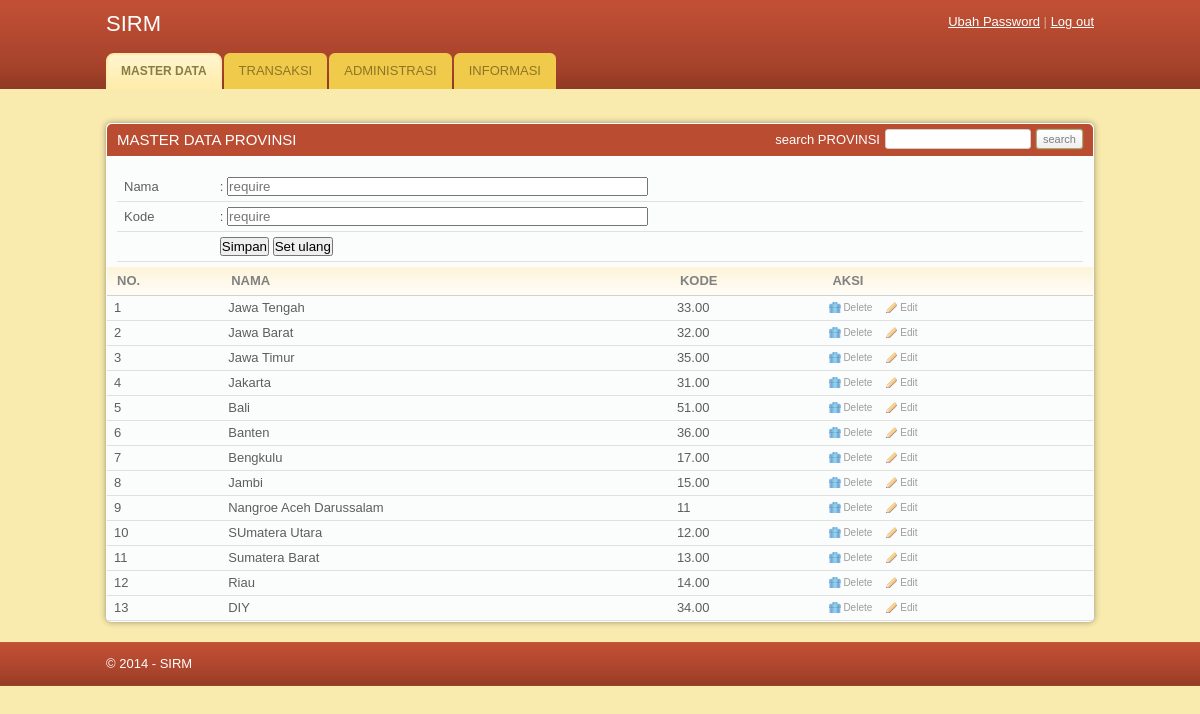
Page /MODUL/Master/tambahprov.php on the committed database.
### tables this page shows
CREATE TABLE IF NOT EXISTS `provinsi` (
  `id_provinsi` int(3) NOT NULL AUTO_INCREMENT,
  `nama_provinsi` varchar(25) NOT NULL,
  `kode_prov` varchar(5) NOT NULL,
  PRIMARY KEY (`id_provinsi`)
);

### MODUL/Master/tambahprov.php (the view, shortened to what this page needs)
<!DOCTYPE html PUBLIC "-//W3C//DTD XHTML 1.0 Transitional//EN" "http://www.w3.org/TR/xhtml1/DTD/xhtml1-transitional.dtd">
<html xmlns="http://www.w3.org/1999/xhtml">
<head>
	<link rel="stylesheet" href="../../css/style.css" type="text/css" media="all" />
</head>
<body>
<div id="header">
	<div class="shell">
		<div id="top">
			<h1><a href="master/index.php">SIRM</a></h1>
			<div id="top-navigation">
				<a href="#">Ubah Password</a>
				<span>|</span>
				<a href="#">Log out</a>
			</div>
		</div>
		<div id="navigation">
			<ul>
			    <li><a href="master.php" class="active"><span>MASTER DATA</span></a></li>
				<li><a href="../../transaksi.php"><span>TRANSAKSI</span></a></li>
			    <li><a href="../../administrasi.php"><span>ADMINISTRASI</span></a></li>
			    <li><a href="../../informasi.php"><span>INFORMASI</span></a></li>
			</ul>
		</div>
	</div>
</div>
<div id="container">
	<div class="shell">
		<br />
		<div id="main">
			<div id="content">
				<div class="box">
					<div class="box-head">
						<h2 class="left">MASTER DATA PROVINSI</h2>
						<div class="right">
							<label>search PROVINSI</label>
							<input type="text" class="field small-field" />
							<input type="submit" class="button" value="search" />
						</div>
					</div>
					<div class="table">
					<form method="post" action="tambahprov.php" class="form">
							<table width="100%" border="0" cellspacing="0" cellpadding="0">
								<tr>
									<td>Nama </td>
									<td colspan="3">: <input type="text" name="nama_provinsi" size="50" placeholder="require"></td>
								</tr>
								<tr>
									<td>Kode</td>
									<td colspan="3">: <input type="text" name="kode_prov" size="50" placeholder="require"></td>
								</tr>
								<tr>
									<td></td>
									<td><input type="submit" name="submit" value="Simpan">
									<input type="reset" name="reset" value="Set ulang"></td>
									<td colspan="2"></td>
								</tr>
							</table>
						</div>
						<div class="table">
						<table width="100%" border="0" cellspacing="0" cellpadding="0">
							<tr>
								<th>NO.</th>
								<th>NAMA</th>
								<th>KODE</th>
								<th>AKSI</th>
							</tr>
							<?php
							$no=0;
							$query = mysql_query("SELECT * FROM provinsi");
							while($data= mysql_fetch_array($query)){
							$no++;
							?>
							<tr>
								<td><?php echo $no;?></td>
								<td><?php echo $data['nama_provinsi'];?></td>
								<td><?php echo $data['kode_prov'];?></td>
								<td><a href="hapusprov.php?id_provinsi=<?=$data['id_provinsi']?>" class="ico del" onclick="return konfirmasi('<?php echo $data['nama_provinsi'];?>')">Delete</a><a href="editprov.php?id_provinsi=<?=$data['id_provinsi']?>" class="ico edit">Edit</a></td>
							</tr>
							<?php }?>
						</table>
					</div>
				</div>
			</div>
		</div>
	</div>
<div id="footer">
	<div class="shell">
		<span class="left">&copy; 2014 - SIRM</span>
	</div>
</div>
</body>
</html>

### css/style.css (style rules this page uses)
* { padding:0; margin:0; outline:0; }
body { background:#f9ebae; font-family: Verdana, sans-serif; font-size:13px; line-height:14px; color:#5e5e5e; }
.field { border:solid 1px #d3cfc7; background:#fff; padding:5px; }
.small-field { border:solid 1px #d3cfc7; background:#fff; padding:3px 1px; font-size:11px; }
.button { background:#eee url(images/button.gif) repeat-x 0 0; border:solid 1px #b1a874; color:#7f7f7f; font-size:11px; padding:2px 6px 2px 6px; cursor:pointer; line-height:14px !important; }
a { color:#ba4c32; text-decoration: underline; cursor:pointer; }
.left, .alignleft { float:left; display:inline; }
.right, .alignright { float:right; display:inline; }
h1 { font-size:22px; line-height:24px; color:#fff; font-weight: normal; }
h1 a { color:#fff; text-decoration: none; }
h2 { font-size:15px; font-weight: normal; }
.shell { width:988px; margin:0 auto; }
#header { height:89px; background:url(images/header.gif); white-space:nowrap; }
#header h1 { float:left; display:inline; padding-top:12px; }
#top-navigation { float:right; white-space:nowrap; color:#fff; padding-top:15px; }
#top-navigation a { color:#fff; }
#top-navigation span { color:#dca598; }
#top { height:53px; }
#navigation { height:36px; }
#navigation ul { list-style-type: none; }
#navigation ul li { float:left; display:inline; margin-right:2px; }
#navigation ul li a, #navigation ul li a span { float:left; height:36px; background:url(images/tab.gif) no-repeat 0 0; padding:0 0 0 15px; }
#navigation ul li a span { background-position:right 0; padding:0 15px 0 0; }
#navigation ul li a { line-height:36px; color:#907525; text-decoration: none; }
#navigation ul li a.active, #navigation ul li a:hover { background-position:0 bottom; }
#navigation ul li a.active span, #navigation ul li a:hover span { background-position:right bottom; }
#navigation ul li a.active { font-size:12px; font-weight: bold; color:#887e42; }
#container { padding:20px 0; }
#content { float:left; width:100%; }
.table th { background:#fffdfa url(images/th.gif) repeat-x 0 0; color:#818181; text-align: left; padding:7px 10px; border-bottom:solid 1px #d2d1cb; }
.table td { background:#fbfcfc; border-bottom:solid 1px #e0e0e0; padding:5px 7px; }
.box { background:#fbfcfc; height:100%; padding:1px; margin-bottom:20px; }
.box-head { background:#ba4c32; height:32px; color:#fff; padding: 0 10px; line-height:32px; border-bottom:solid 1px #fff; }
.box-head .right { padding-top:5px; line-height:13px; }
.box-head .right label, .box-head .right input { float:left; }
.box-head .right label { padding:4px 0 0 0; }
.box-head .right input { margin-left:5px; }
a.ico { color:#9d9c9a; font-size:10px; text-decoration: none; padding:0 0 0 14px; background-repeat:no-repeat; background-position:0 0; }
a.del { background-image:url(images/del.gif) }
a.edit { background-image:url(images/edit.gif); margin-left:14px; }
.form { padding:15px 10px 5px 10px; }
#footer { height:44px; background:url(images/footer.gif); line-height:44px; color:#fff; }
.box { -moz-border-radius:5px; -webkit-border-radius:5px; -moz-box-shadow: 0 0 6px #978f6c; -webkit-box-shadow: 0 0 6px #978f6c; }
.box-head { -moz-border-radius-topleft:5px; -moz-border-radius-topright:5px; -webkit-border-top-left-radius:5px; -webkit-border-top-right-radius:5px; }
.field, .button { -moz-border-radius:4px; -webkit-border-radius:4px; }
.small-field, .button, .pagging a { -moz-border-radius:3px; -webkit-border-radius:3px; }
.button { -moz-box-shadow: 0 0 2px #978f6c; -webkit-box-shadow: 0 0 2px #978f6c; }

### rows in the picture
provinsi: nama_provinsi "Jawa Tengah", kode_prov "33.00"
provinsi: nama_provinsi "Jawa Barat", kode_prov "32.00"
provinsi: nama_provinsi "Jawa Timur", kode_prov "35.00"
provinsi: nama_provinsi "Jakarta", kode_prov "31.00"
provinsi: nama_provinsi "Bali", kode_prov "51.00"
provinsi: nama_provinsi "Banten", kode_prov "36.00"
provinsi: nama_provinsi "Bengkulu", kode_prov "17.00"
provinsi: nama_provinsi "Jambi", kode_prov "15.00"
provinsi: nama_provinsi "Nangroe Aceh Darussalam", kode_prov "11"
provinsi: nama_provinsi "SUmatera Utara", kode_prov "12.00"
provinsi: nama_provinsi "Sumatera Barat", kode_prov "13.00"
provinsi: nama_provinsi "Riau", kode_prov "14.00"
provinsi: nama_provinsi "DIY", kode_prov "34.00"
